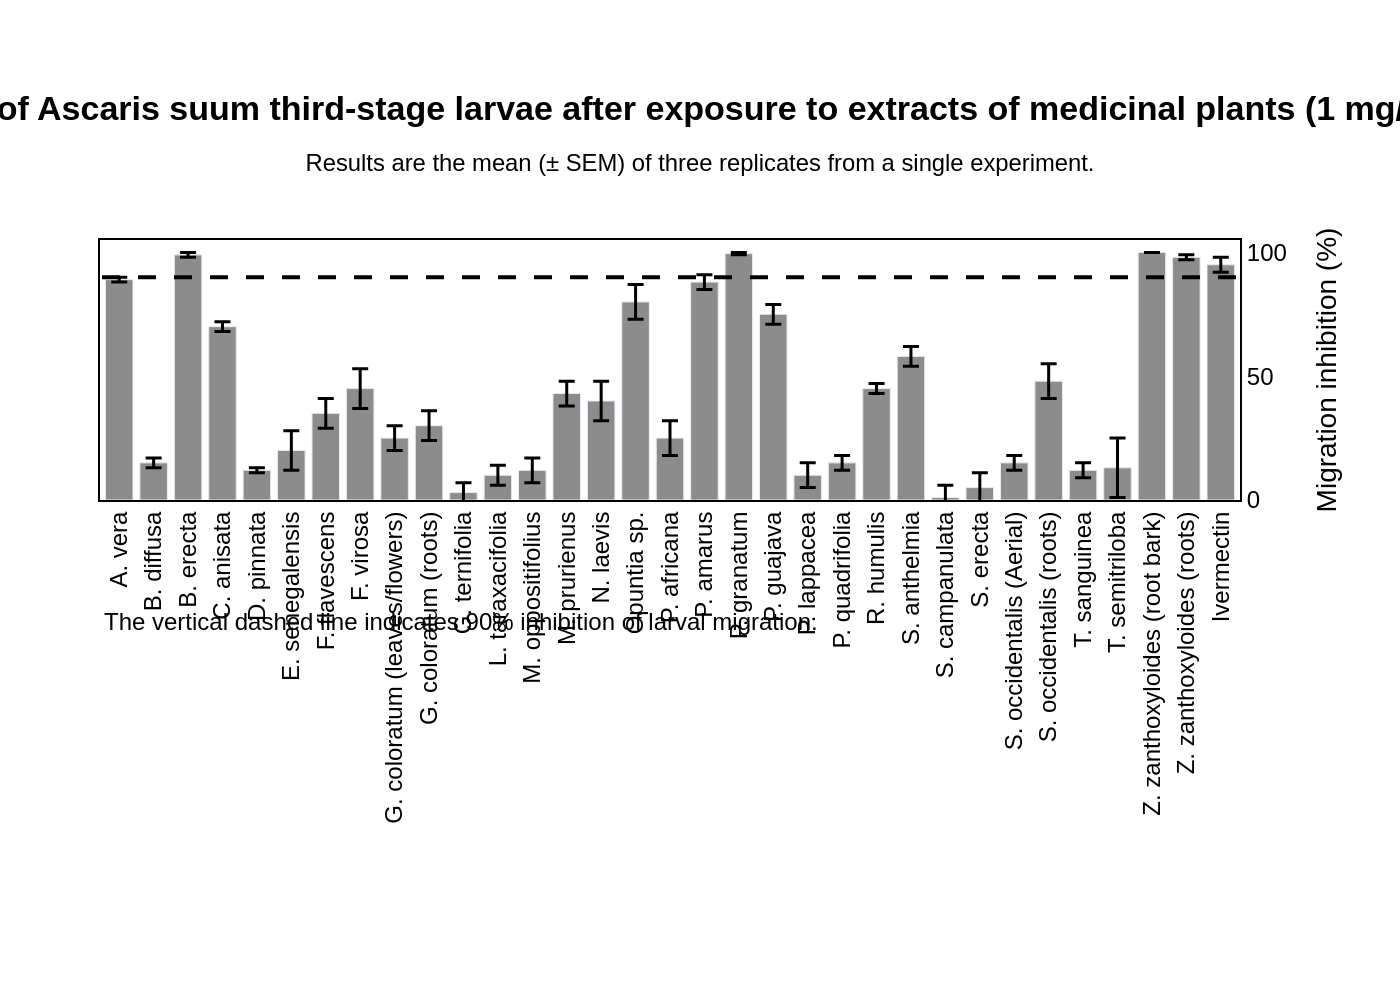

The script that drew this image:
import sys
import json
import plotly.graph_objects as go
import os

# Check for command-line argument
if len(sys.argv) != 2:
    print("Usage: python create_chart.py <path_to_json_file>")
    sys.exit(1)

json_file_path = sys.argv[1]

# Read data from the JSON file
try:
    with open(json_file_path, 'r', encoding='utf-8') as f:
        chart_data = json.load(f)
except FileNotFoundError:
    print(f"Error: JSON file not found at {json_file_path}")
    sys.exit(1)
except json.JSONDecodeError:
    print(f"Error: Could not decode JSON from {json_file_path}")
    sys.exit(1)

# Extract data for plotting
data = chart_data['chart_data']
texts = chart_data['texts']
colors = chart_data['colors']

categories = [item['category'] for item in data]
values = [item['value'] for item in data]
errors = [item['error'] for item in data]

# Create the bar chart trace
bar_trace = go.Bar(
    x=categories,
    y=values,
    marker_color=colors['bar_color'],
    error_y=dict(
        type='data',
        array=errors,
        visible=True,
        color=colors['error_bar_color'],
        thickness=1.5,
        width=4
    ),
    name=''
)

# Initialize the figure
fig = go.Figure(data=[bar_trace])

# Combine title and subtitle
title_text = f"<b>{texts['title']}</b>"
if texts['subtitle']:
    title_text += f"<br><sub>{texts['subtitle']}</sub>"

# Combine source and note for annotation
source_text_parts = []
if texts.get('source'):
    source_text_parts.append(texts['source'])
if texts.get('note'):
    source_text_parts.append(texts['note'])
source_text = "<br>".join(source_text_parts)

# Update layout
fig.update_layout(
    title=dict(
        text=title_text,
        x=0.5,
        xanchor='center'
    ),
    xaxis=dict(
        title_text=texts['x_axis_title'],
        tickangle=-90,
        showline=True,
        linewidth=1,
        linecolor='black',
        mirror=True,
        showgrid=False
    ),
    yaxis=dict(
        title_text=texts['y_axis_title'],
        range=[0, 105],
        tickvals=[0, 50, 100],
        side='right',
        showline=True,
        linewidth=1,
        linecolor='black',
        mirror=True,
        showgrid=False
    ),
    plot_bgcolor='white',
    font=dict(
        family="Arial",
        size=12,
        color="black"
    ),
    margin=dict(l=50, r=80, b=250, t=120),
    showlegend=False,
    bargap=0.2
)

# Add dashed line at 90%
fig.add_shape(
    type="line",
    x0=-0.5, y0=90, x1=len(categories) - 0.5, y1=90,
    line=dict(
        color=colors['dashed_line_color'],
        width=2,
        dash="dash",
    )
)

# Add source annotation
if source_text:
    fig.add_annotation(
        text=source_text,
        align='left',
        showarrow=False,
        xref='paper',
        yref='paper',
        x=0,
        y=-0.4, # Adjust this value to position the text below the x-axis labels
        xanchor='left',
        yanchor='top'
    )

# Determine output filename and save the image
base_filename = os.path.splitext(os.path.basename(json_file_path))[0]
output_filename = f"{base_filename}.png"

fig.write_image(output_filename, scale=2)

print(f"Chart saved as {output_filename}")
